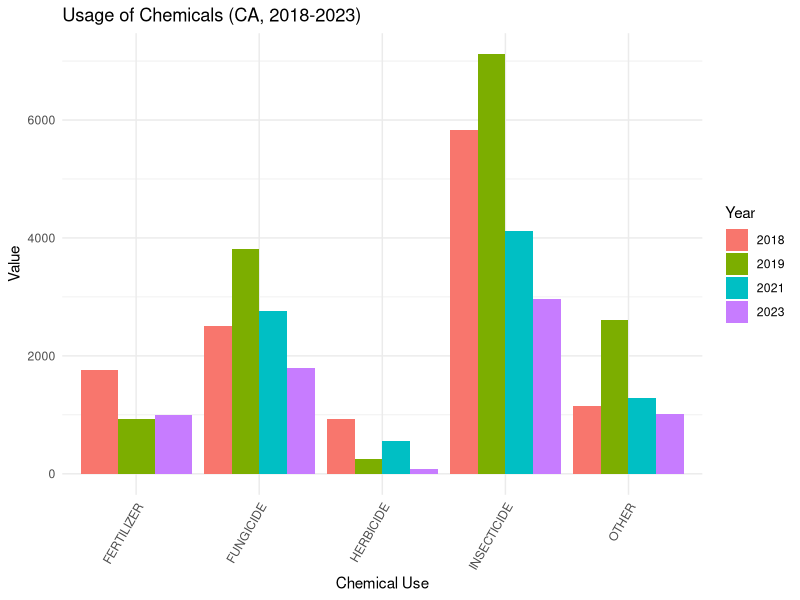
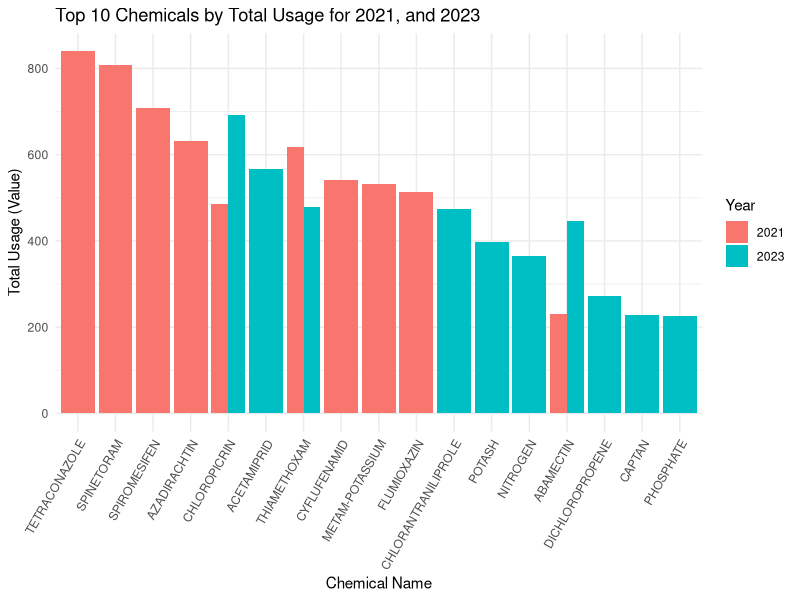
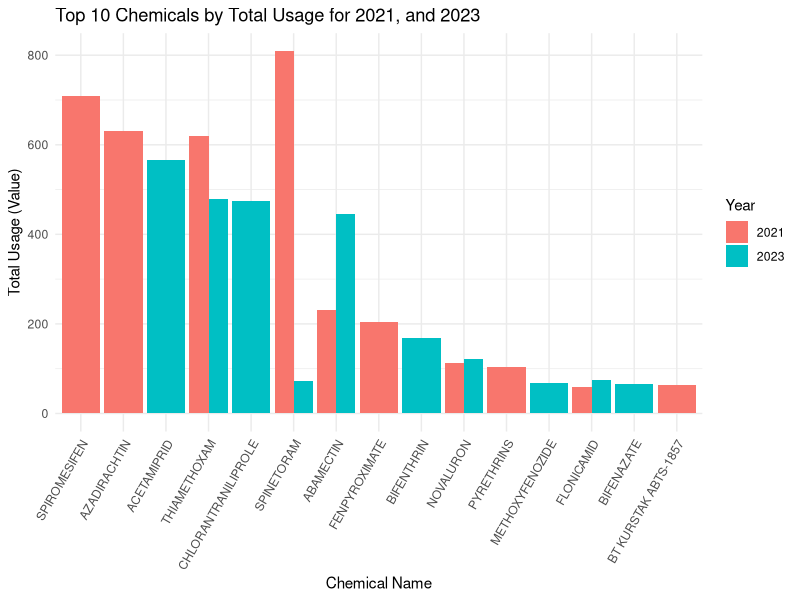
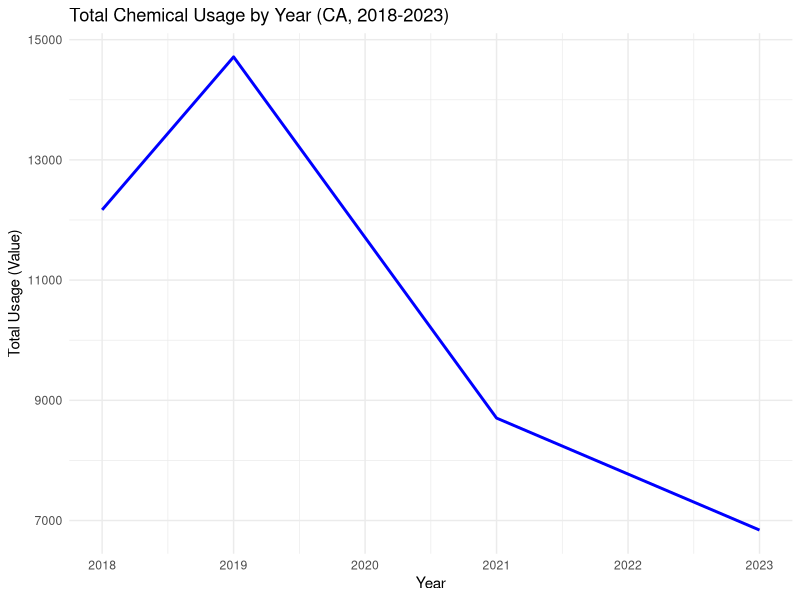

These charts were generated, in order, by the following R code:
## ---- chunk 1
datacen <- read.csv("straw_cen_cleaned2.csv")
datasur <- read.csv("straw_sur_cleaned2.csv")
str(datasur)
## ---- chunk 2
unique1<- unique(datasur$Chemical_Name)
unique2<- unique(datasur$Chemical_Code)
ca_chemical <- subset(datasur, State != "California")
ca_chemical1 <- subset(ca_chemical, !(Chemical_Name %in% c("NOT SPECIFIED", "TOTAL")))
head(ca_chemical1)
ca_chemical2 <- ca_chemical1[ca_chemical1$Year %in% 2018:2023, ]
## ---- chunk 3
library(tidyverse)
ca_chemical3 <- aggregate(Value ~ Chemical_Use + Year, data = ca_chemical2, FUN = sum, na.rm = TRUE)
ggplot(ca_chemical3, aes(x = Chemical_Use, y = Value, fill = as.factor(Year))) +
    geom_bar(stat = "identity", position = "dodge") +
    labs(title = "Usage of Chemicals (CA, 2018-2023)",
         x = "Chemical Use",
         y = "Value",
         fill = "Year") +
    theme_minimal() +
    theme(axis.text.x = element_text(angle = 60, hjust = 1))

#Based on the bar plot we have, we can see some unusual years like 2019, which has a significant increase in the usage like fungicides and insecticides. Base on this result, we may expect there was an unusual change in climate which will cause brust of insects and fungi.
## ---- chunk 4
ca_chemical_agg <- aggregate(Value ~ Chemical_Name + Year, data = ca_chemical2, FUN = sum)

tenchemicals <- function(year) {
  subset(ca_chemical_agg, Year == year) %>%
    arrange(desc(Value)) %>%
    head(10)
}

top_10_2023 <- tenchemicals(2023)
top_10_2021 <- tenchemicals(2021)

print(top_10_2023)
print(top_10_2021)

top_10_all <- rbind(top_10_2023, top_10_2021)

ggplot(top_10_all, aes(x = reorder(Chemical_Name, -Value), y = Value, fill = as.factor(Year))) +
  geom_bar(stat = "identity", position = "dodge") +
  labs(title = "Top 10 Chemicals by Total Usage for 2021, and 2023",
       x = "Chemical Name",
       y = "Total Usage (Value)",
       fill = "Year") +
  theme_minimal() +
  theme(axis.text.x = element_text(angle = 60, hjust = 1))
#Based on the plot, we can find a interesting fact that the popular chemicals are keeping changing in different years, we only have 3 chemicals that are popular in both years.
## ---- chunk 5
ca_chemical2_filtered <- subset(ca_chemical2, Chemical_Use == "INSECTICIDE")
ca_chemical_agg1 <- aggregate(Value ~ Chemical_Name + Year, data = ca_chemical2_filtered, FUN = sum)

tenchemicals1 <- function(year) {
  subset(ca_chemical_agg1, Year == year) %>%
    arrange(desc(Value)) %>%
    head(10)
}

top_10_2023_new <- tenchemicals1(2023)
top_10_2021_new <- tenchemicals1(2021)

print(top_10_2023_new)
print(top_10_2021_new)

top_10_all_new <- rbind(top_10_2023_new, top_10_2021_new)

ggplot(top_10_all_new, aes(x = reorder(Chemical_Name, -Value), y = Value, fill = as.factor(Year))) +
  geom_bar(stat = "identity", position = "dodge") +
  labs(title = "Top 10 Chemicals by Total Usage for 2021, and 2023",
       x = "Chemical Name",
       y = "Total Usage (Value)",
       fill = "Year") +
  theme_minimal() +
  theme(axis.text.x = element_text(angle = 60, hjust = 1))
#We can see more same chemical are used, but there are are some new chemicals as well.
## ---- chunk 6
ca_chemical_total <- aggregate(Value ~ Year, data = ca_chemical2, FUN = sum, na.rm = TRUE)

# Plot the total Value for each year using ggplot
ggplot(ca_chemical_total, aes(x = Year, y = Value)) +
    geom_line(color = "blue", size = 1) +
    labs(title = "Total Chemical Usage by Year (CA, 2018-2023)",
         x = "Year",
         y = "Total Usage (Value)") +
    theme_minimal()
#We can find the the usage of different chemicals are actually become less and less.

